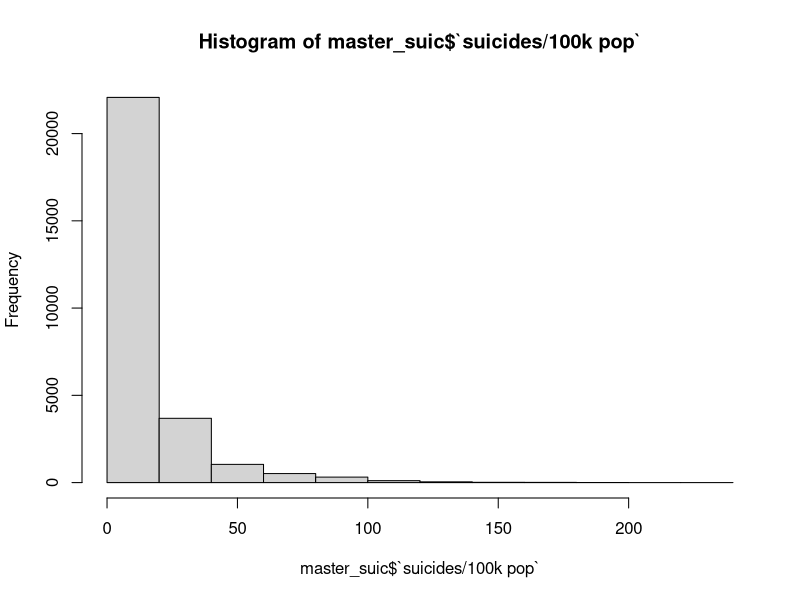

Here is the R script that generated this plot: (Note: this script raises an error after producing the figure.)
## ---- chunk 1
library(readr)
master_suic <- read_csv("master.csv")
View(master)
## ---- chunk 2
library(dplyr)

str(master_suic)

summary(master_suic)

hist(master_suic$`suicides/100k pop`)

master_suic %>% group_by(country) %>% summarize(ratio_suic_percap = sum(suicides_no)*100000/sum(population)) %>% arrange(desc(ratio_suic_percap))
